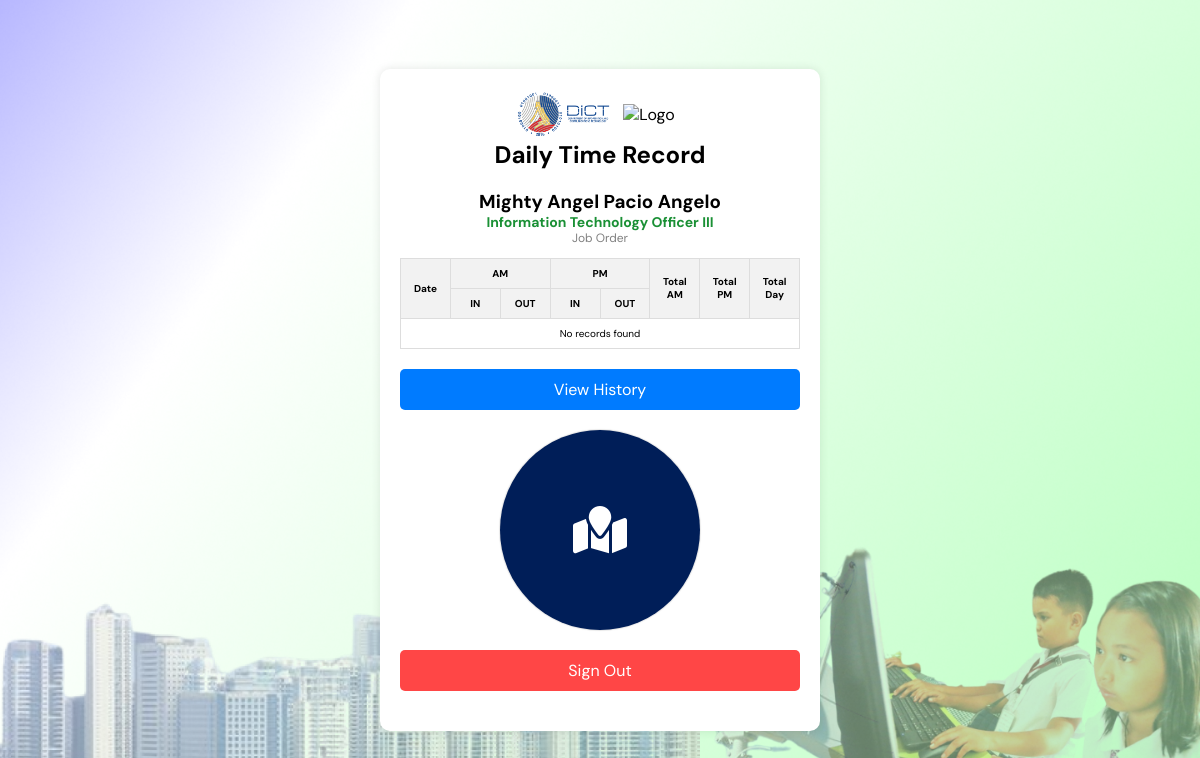
/dtr.php (signed in), run on the app's committed database.
### tables this page shows
CREATE TABLE `users` (
  `username` varchar(255) NOT NULL,
  `fullname` varchar(255) NOT NULL,
  `contract` varchar(255) DEFAULT NULL,
  `position` varchar(255) DEFAULT NULL,
  `password` varchar(255) NOT NULL
);

### dtr.php (the view, shortened to what this page needs)
<?php
include 'connection.php';
$username = $_SESSION['username'];
$stmt = $conn->prepare("SELECT fullname, contract, position FROM users WHERE username = ?");
$stmt->bind_param("s", $username);
$stmt->execute();
$stmt->bind_result($full_name, $contract, $position);
$records = [];
?>
<!DOCTYPE html>
<html>
<head>
  <link rel="stylesheet" type="text/css" href="style.css?v=1.0">
  <link rel="stylesheet" href="https://cdnjs.cloudflare.com/ajax/libs/font-awesome/6.4.0/css/all.min.css">
  <link rel="stylesheet" href="https://unpkg.com/leaflet@1.7.1/dist/leaflet.css" />
</head>
<body>
  <div class="container">
    <div class="logos">
      <img src="images/DICT-Logo-Final.png" alt="Logo">
      <img src="images/bagong-fil.png" alt="Logo" id="bagongfil">
    </div>
    <div class="title">
      <h2>Daily Time Record</h2>
    </div>
    <div class="user">
      <h3><?php echo htmlspecialchars($full_name); ?></h3>
      <h4><?php echo htmlspecialchars($position); ?></h4>
      <p style="margin-top: -20px; color: gray; font-size: 12px;"><?php echo htmlspecialchars($contract); ?></p>
    </div>
    <table class="dtr-table">
      <thead>
        <tr>
          <th rowspan="2">Date</th>
          <th colspan="2">AM</th>
          <th colspan="2">PM</th>
          <?php if ($contract == 'Plantilla'): ?>
            <th rowspan="2">UT/Late</th>
          <?php else: ?>
            <th rowspan="2">Total AM</th>
            <th rowspan="2">Total PM</th>
            <th rowspan="2">Total Day</th>
          <?php endif; ?>
        </tr>
        <tr>
          <th>IN</th>
          <th>OUT</th>
          <th>IN</th>
          <th>OUT</th>
        </tr>
      </thead>
      <tbody>
        <?php if (!empty($records)): ?>
          <?php foreach ($records as $record): ?>
            <tr>
              <td id="currentDate"><?php echo htmlspecialchars($record['date']); ?></td>
              <td><?php echo htmlspecialchars($record['am_time_in']); ?></td>
              <td><?php echo htmlspecialchars($record['am_time_out']); ?></td>
              <td><?php echo htmlspecialchars($record['pm_time_in']); ?></td>
              <td><?php echo htmlspecialchars($record['pm_time_out']); ?></td>
              <?php if ($contract == 'Plantilla'): ?>
                <td><?php echo htmlspecialchars($record['ut_late']); ?></td>
              <?php else: ?>
                <td><?php echo htmlspecialchars($record['total_am']); ?></td>
                <td><?php echo htmlspecialchars($record['total_pm']); ?></td>
                <td><?php echo htmlspecialchars($record['total_day']); ?></td>
              <?php endif; ?>
            </tr>
          <?php endforeach; ?>
        <?php else: ?>
          <tr>
            <td colspan="8">No records found</td>
          </tr>
        <?php endif; ?>
      </tbody>
    </table>
    <a href="view_history.php" class="back-button">View History</a>
    <div class="checkLoc">
      <div id="pulse" class="circle pulse blue">
        <i class="fa-solid fa-xl fa-map-location fa-bounce" style="color: #ffffff;"></i>
      </div>
    </div>
    <a href="index.php" id="sign-out" class="sign-out" onclick="showConfirmationModal(event)">Sign Out</a>
  </div>
</body>
</html>

### style.css (style rules this page uses)
body { font-family: "DM Sans", sans-serif; margin: 0; padding: 0; height: 100vh; background-image: url("images/DICT-bg.png"); background-size: cover; background-position: center; display: flex; align-items: center; justify-content: center; }
.container { background-color: #fff; padding: 20px; border-radius: 10px; box-shadow: 0 0 10px rgba(0, 0, 0, 0.1); width: 100%; max-width: 400px; text-align: left; }
.title { display: flex; align-items: center; justify-content: center; }
.logos { display: flex; align-items: center; justify-content: center; }
.logos img { max-height: 50px; margin-right: 10px; }
#bagongfil { max-height: 70px; margin-right: 10px; }
h2 { margin: 0; }
.user { display: flex; align-items: center; justify-content: center; flex-direction: column; }
.user h4 { font-size: 14px; color: #1a9035; margin-top: -20px; }
.checkLoc { display: flex; align-items: center; justify-content: center; margin-bottom: 20px; }
.blue { background: #001e58; }
.circle { width: 35px; height: 35px; border-radius: 50%; box-shadow: 0px 0px 1px 1px #0000001a; display: flex; align-items: center; justify-content: center; width: 200px; height: 200px; font-size: 2rem; }
.pulse { animation: pulse-animation 2s infinite; }
.dtr-table { width: 100%; border-collapse: collapse; margin-bottom: 20px; table-layout: fixed; overflow-x: auto; }
.dtr-table th, .dtr-table td { word-wrap: break-word; border: 1px solid #ddd; padding: 8px; text-align: center; font-size: 10px; }
.dtr-table th { background-color: #f2f2f2; }
.back-button { display: block; margin: 20px auto; padding: 10px 20px; text-align: center; color: #fff; background-color: #007bff; border: none; border-radius: 5px; text-decoration: none; font-size: 16px; }
.sign-out { display: block; margin: 20px auto; padding: 10px 20px; text-align: center; color: #fff; background-color: #ff4646; border: none; border-radius: 5px; text-decoration: none; font-size: 16px; }
p { margin-top: 10px; color: green; }

### data on the page
users: fullname "Mighty Angel Pacio Angelo", position "Information Technology Officer III", contract "Job Order"
